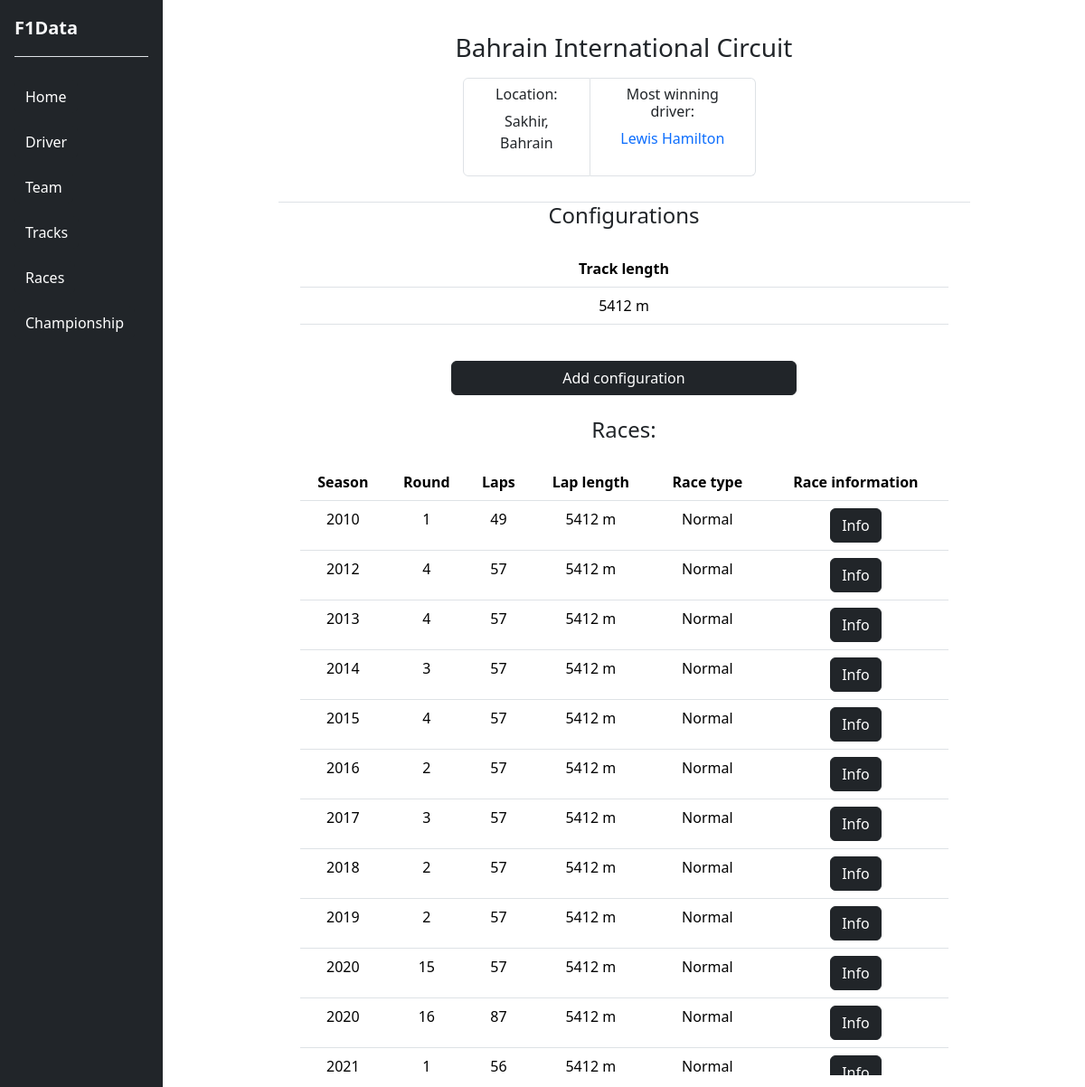
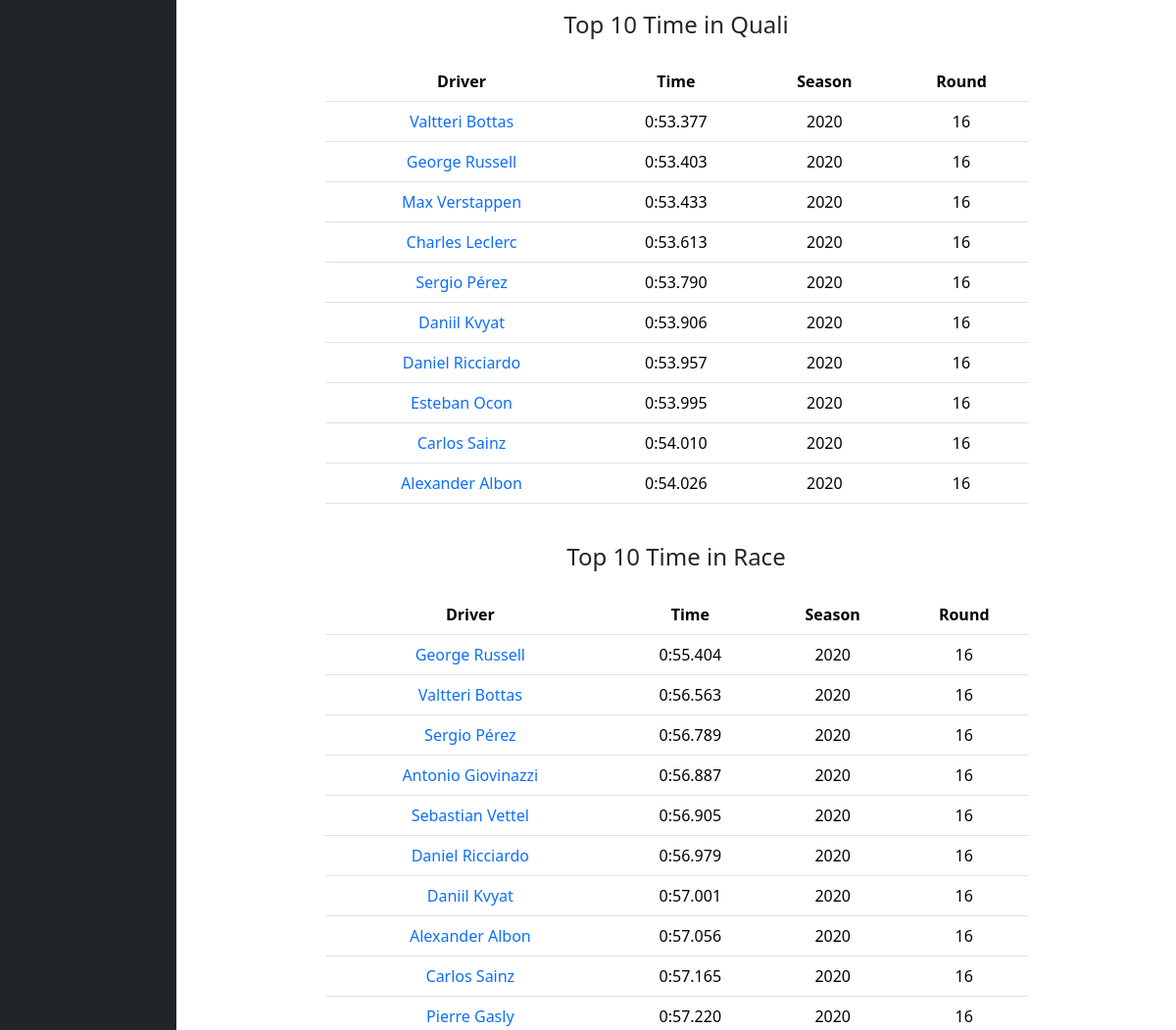
The page /track.php?page=detail&trackId=1 on the database its author committed (2 pictures, top to bottom).
### tables this page shows
CREATE TABLE Track (
    idTrack INT NOT NULL AUTO_INCREMENT,
    trackName VARCHAR(255),
    country VARCHAR(255),
    city VARCHAR(255),
    PRIMARY KEY (idTrack)
);

CREATE TABLE Driver (
    idDriver INT NOT NULL AUTO_INCREMENT,
    driverName VARCHAR(255) NOT NULL,
    driverSurname VARCHAR(255) NOT NULL,
    raceNumber INT,
    driverBirth DATE,
    driverNationality VARCHAR(255),
    PRIMARY KEY (idDriver)
);

CREATE TABLE TrackVersion (
    idTrackVersion INT NOT NULL AUTO_INCREMENT,
    idTrack INT NOT NULL,
    trackLength INT UNSIGNED NOT NULL,
    PRIMARY KEY (idTrackVersion),
    FOREIGN KEY (idTrack) REFERENCES Track(idTrack)
);

CREATE TABLE Race (
    idRace INT NOT NULL AUTO_INCREMENT,
    idTrackVersion INT NOT NULL,
    championshipYear INT NOT NULL,
    round INT NOT NULL,
    laps INT NOT NULL,
    raceType ENUM('Sprint', 'Normal') NOT NULL,
    raceDate DATE NOT NULL,
    raceName VARCHAR(255),
    PRIMARY KEY (idRace),
    FOREIGN KEY (idTrackVersion) REFERENCES TrackVersion(idTrackVersion),
    FOREIGN KEY (championshipYear) REFERENCES Championship(championshipYear)
);

CREATE TABLE Championship (
    championshipYear INT NOT NULL,
    roundNumber INT NOT NULL,
    PRIMARY KEY (championshipYear)
);

### track.php (called while the page is built, shortened)
<?php
require_once 'bootstrap.php';
switch ($_GET['page']) {
    case 'detail':
        if(isset($_GET['trackId'])) {
            $trackId = $_GET['trackId'];
        }
        $track = $db->getTrackById($trackId)[0];
        $templateParams['track'] = $track;
        $templateParams['name'] = 'track/trackPage.php';
        $templateParams['title'] = 'F1Data - ' . $track['trackName'];
        break;
}
require 'template/base.php';

### db/database.php (called while the page is built, shortened)
<?php
class DatabaseHelper
{
    private $db;
    public function __construct($servername, $username, $password, $dbname, $port)
    {
        $this->db = new mysqli($servername, $username, $password, $dbname, $port);
    }
    public function getTrackById($idTrack)
    {
        $stmt = $this->db->prepare("SELECT * FROM Track WHERE idTrack = ?");
        $stmt->bind_param('i', $idTrack);
        $stmt->execute();
        $result = $stmt->get_result();
        return $result->fetch_all(MYSQLI_ASSOC);
    }
    public function getRacesOnTrack($idTrack)
    {
        $stmt = $this->db->prepare("SELECT Race.*, TrackVersion.*, Championship.championshipYear FROM Race
        INNER JOIN Championship ON Race.championshipYear = Championship.championshipYear
        INNER JOIN TrackVersion ON Race.idTrackVersion = TrackVersion.idTrackVersion
        WHERE TrackVersion.idTrack = ?");
        $stmt->bind_param('i', $idTrack);
        $stmt->execute();
        $result = $stmt->get_result();
        return $result->fetch_all(MYSQLI_ASSOC);
    }
    public function getMostWinningDriverInTrack($idTrack)
    {
        $stmt = $this->db->prepare("SELECT Driver.*, COUNT(Participation.idDriver) AS totalWin
        FROM Track
        INNER JOIN TrackVersion ON TrackVersion.idTrack = Track.idTrack
        INNER JOIN Race ON Race.idTrackVersion = TrackVersion.idTrackVersion
        INNER JOIN Participation ON Participation.idRace = Race.idRace
        INNER JOIN Driver ON Participation.idDriver = Driver.idDriver
        WHERE Track.idTrack = ? AND Participation.finishingPosition = 1
        GROUP BY Driver.idDriver ORDER BY totalWin DESC LIMIT 1");
        $stmt->bind_param('i', $idTrack);
        $stmt->execute();
        $result = $stmt->get_result();
        return $result->fetch_all(MYSQLI_ASSOC);
    }
    public function getTopTenQualiTime($trackId)
    {
        $stmt = $this->db->prepare("SELECT Driver.*, Participation.qualifyingTime, Race.*,
        Team.* FROM Participation
        INNER JOIN Driver ON Participation.idDriver =
        Driver.idDriver
        INNER JOIN Race ON Participation.idRace = Race.idRace
        INNER JOIN TrackVersion ON Race.idTrackVersion =
        TrackVersion.idTrackVersion
        INNER JOIN Track ON TrackVersion.idTrack = Track.idTrack
        INNER JOIN Team ON Participation.idTeam = Team.idTeam
        WHERE Track.idTrack = ?
        ORDER BY Participation.qualifyingTime
        LIMIT 10");
        $stmt->bind_param('i', $trackId);
        $stmt->execute();
        $result = $stmt->get_result();
        return $result->fetch_all(MYSQLI_ASSOC);
    }
    public function getTopTenRaceTime($idTrack)
    {
        $stmt = $this->db->prepare("SELECT Driver.*, Participation.bestLapTime, Race.*, Team.*
        FROM Participation
        INNER JOIN Driver ON Participation.idDriver =
        Driver.idDriver
        INNER JOIN Race ON Participation.idRace = Race.idRace
        INNER JOIN TrackVersion ON Race.idTrackVersion =
        TrackVersion.idTrackVersion
        INNER JOIN Track ON TrackVersion.idTrack = Track.idTrack
        INNER JOIN Team ON Participation.idTeam = Team.idTeam
        WHERE Track.idTrack = ?
        ORDER BY Participation.bestLapTime
        LIMIT 10");
        $stmt->bind_param('i', $idTrack);
        $stmt->execute();
        $result = $stmt->get_result();
        return $result->fetch_all(MYSQLI_ASSOC);
    }
    public function getTrackConfigs($trackId)
    {
        $stmt = $this->db->prepare("SELECT * FROM TrackVersion WHERE idTrack = ?");
        $stmt->bind_param('i', $trackId);
        $stmt->execute();
        $result = $stmt->get_result();
        return $result->fetch_all(MYSQLI_ASSOC);
    }
}

### bootstrap.php (called while the page is built, shortened)
<?php
require "db/database.php";
$db = new DatabaseHelper("localhost", "root", "", "F1Database", 3306);

### template/track/trackPage.php (the view, shortened to what this page needs)
<main class="float-end d-flex align-items-center flex-column overflow-auto">
    <?php $track = $templateParams['track'];
    $races = $db->getRacesOnTrack($track['idTrack']);
    $trackConfigs = $db->getTrackConfigs($track['idTrack']);
    $driverTenQuali = $db->getTopTenQualiTime($track['idTrack']);
    $driverTenRace = $db->getTopTenRaceTime($track['idTrack']); ?>
    <div class="p-4 text-center my-1">
        <h3 class="p-2" id="trackNameTitle"><?php echo $track['trackName']; ?></h3>
        <ul class="list-group list-group-horizontal col-10 mx-3">
            <li class="list-group-item">
                <h6>Location:</h6>
                <p id="locationPar"><?php echo $track['city'] . ', ' . $track['country']; ?></p>
            </li>
            <?php if ($db->getMostWinningDriverInTrack($track['idTrack']) != null):
                $mostWinDriver = $db->getMostWinningDriverInTrack($track['idTrack'])[0]; ?>
                <li class="list-group-item">
                    <h6>Most winning driver:</h6>
                    <a
                        href="driver.php?page=detail&driverId=<?php echo $mostWinDriver['idDriver']; ?>"><?php echo $mostWinDriver['driverName'] . ' ' . $mostWinDriver['driverSurname']; ?></a>
                </li>
            <?php endif; ?>
        </ul>
    </div>
    <div class="border-top w-75 text-center" style="height: 50%;">
        <h4>Configurations</h4>
        <div class="tableDiv my-4 mx-4">
            <table class="table">
                <thead class="sticky-top">
                    <tr>
                        <th scope="col">Track length</th>
                    </tr>
                </thead>
                <tbody>
                    <?php foreach ($trackConfigs as $config): ?>
                        <tr>
                            <td><?php echo $config['trackLength']; ?> m</td>
                        </tr>
                    <?php endforeach; ?>
                </tbody>
            </table>
        </div>
        <button type="button" class="btn btn-dark w-50 mb-3" data-bs-toggle="modal" data-bs-target="#configModal">Add
            configuration</button>
        <h4 class="mt-2">Races:</h4>
        <div class="tableDiv my-4 mx-4">
            <table class="table">
                <thead class="sticky-top">
                    <tr>
                        <th scope="col">Season</th>
                        <th scope="col">Round</th>
                        <th scope="col">Laps</th>
                        <th scope="col">Lap length</th>
                        <th scope="col">Race type</th>
                        <th scope="col">Race information</th>
                    </tr>
                </thead>
                <tbody>
                    <?php
                    foreach ($races as $race):
                        ?>
                        <tr>
                            <td><?php echo $race['championshipYear']; ?></td>
                            <td><?php echo $race['round']; ?></td>
                            <td><?php echo $race['laps']; ?></td>
                            <td><?php echo $race['trackLength'] . ' m'; ?></td>
                            <td><?php echo $race['raceType']; ?></td>
                            <td>
                                <a class="btn btn-dark"
                                    href="race.php?page=detail&raceId=<?php echo $race['idRace'] ?>">Info</a>
                            </td>
                        </tr>
                    <?php endforeach; ?>
                </tbody>
            </table>
        </div>
        <h4>Top 10 Time in Quali</h4>
        <div class="tableDiv my-4 mx-4">
            <table class="table">
                <thead class="sticky-top">
                    <tr>
                        <th scope="col">Driver</th>
                        <th scope="col">Time</th>
                        <th scope="col">Season</th>
                        <th scope="col">Round</th>
                    </tr>
                </thead>
                <tbody>
                    <?php
                    foreach ($driverTenQuali as $driver):
                        ?>
                        <tr>
                            <td><a
                                    href="driver.php?page=detail&driverId=<?php echo $driver['idDriver'] ?>"><?php echo $driver['driverName'] . ' ' . $driver['driverSurname']; ?></a>
                            </td>
                            <td><?php echo $driver['qualifyingTime']; ?></td>
                            <td><?php echo $driver['championshipYear']; ?></td>
                            <td><?php echo $driver['round']; ?></td>
                        </tr>
                    <?php endforeach; ?>
                </tbody>
            </table>
        </div>
        <h4>Top 10 Time in Race</h4>
        <div class="tableDiv my-4 mx-4">
            <table class="table">
                <thead class="sticky-top">
                    <tr>
                        <th scope="col">Driver</th>
                        <th scope="col">Time</th>
                        <th scope="col">Season</th>
                        <th scope="col">Round</th>
                    </tr>
                </thead>
                <tbody>
                    <?php
                    foreach ($driverTenRace as $driver):
                        ?>
                        <tr>
                            <td><a
                                    href="driver.php?page=detail&driverId=<?php echo $driver['idDriver'] ?>"><?php echo $driver['driverName'] . ' ' . $driver['driverSurname']; ?></a>
                            </td>
                            <td><?php echo $driver['bestLapTime']; ?></td>
                            <td><?php echo $driver['championshipYear']; ?></td>
                            <td><?php echo $driver['round']; ?></td>
                        </tr>
                    <?php endforeach; ?>
                </tbody>
            </table>
        </div>
    </div>
</main>

### style/style.css (style rules this page uses)
body { margin: 0; overflow-y: hidden; }
table a { text-decoration: none; }
ul a { text-decoration: none; }
main { width: 85%; height: 100vh; }
.tableDiv { max-height: 60%; overflow: auto; }

### rows shown on the page
track: trackName "Bahrain International Circuit", city "Sakhir", country "Bahrain"
driver: driverName "Lewis", driverSurname "Hamilton"
trackversion: trackLength "5412"
race: championshipYear.championshipYear "2010", round "1", laps "49", idTrackVersion.trackLength "5412", raceType "Normal"
race: championshipYear.championshipYear "2012", round "4", laps "57", idTrackVersion.trackLength "5412", raceType "Normal"
race: championshipYear.championshipYear "2013", round "4", laps "57", idTrackVersion.trackLength "5412", raceType "Normal"
race: championshipYear.championshipYear "2014", round "3", laps "57", idTrackVersion.trackLength "5412", raceType "Normal"
race: championshipYear.championshipYear "2015", round "4", laps "57", idTrackVersion.trackLength "5412", raceType "Normal"
race: championshipYear.championshipYear "2016", round "2", laps "57", idTrackVersion.trackLength "5412", raceType "Normal"
race: championshipYear.championshipYear "2017", round "3", laps "57", idTrackVersion.trackLength "5412", raceType "Normal"
race: championshipYear.championshipYear "2018", round "2", laps "57", idTrackVersion.trackLength "5412", raceType "Normal"
race: championshipYear.championshipYear "2019", round "2", laps "57", idTrackVersion.trackLength "5412", raceType "Normal"
race: championshipYear.championshipYear "2020", round "15", laps "57", idTrackVersion.trackLength "5412", raceType "Normal"
race: championshipYear.championshipYear "2020", round "16", laps "87", idTrackVersion.trackLength "5412", raceType "Normal"
race: championshipYear.championshipYear "2021", round "1", laps "56", idTrackVersion.trackLength "5412", raceType "Normal"

### other values the page prints
$driver['driverName'] "Valtteri"
$driver['driverSurname'] "Bottas"
$driver['qualifyingTime'] "0:53.377"
$driver['championshipYear'] "2020"
$driver['round'] "16"
$driver['driverName'] "George"
$driver['driverSurname'] "Russell"
$driver['qualifyingTime'] "0:53.403"
$driver['driverName'] "Max"
$driver['driverSurname'] "Verstappen"
$driver['qualifyingTime'] "0:53.433"
$driver['driverName'] "Charles"
$driver['driverSurname'] "Leclerc"
$driver['qualifyingTime'] "0:53.613"
$driver['driverName'] "Sergio"
